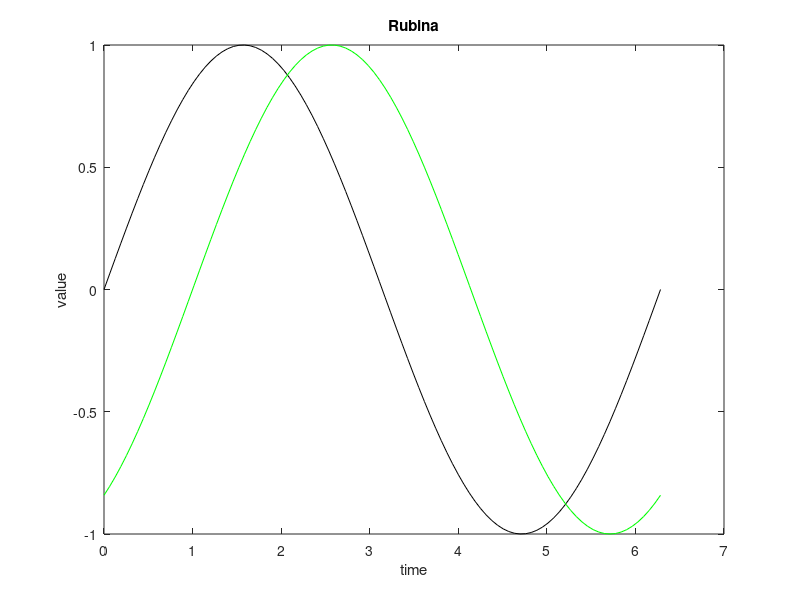

MATLAB code to generate this figure:
x = linspace(0,2*pi,100);
y1 = sin(x);
y2 = sin(x-1);
plot(x,y1,'k','linewidth',0.1)
hold on
plot(x,y2,'g','linewidth',0.75)
hold off
xlabel('time')
ylabel('value')
title('Rubina')